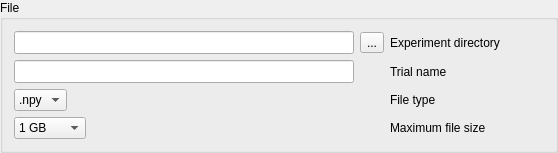
<?xml version="1.0" encoding="UTF-8"?>
<ui version="4.0">
 <class>groupFile</class>
 <widget class="QGroupBox" name="groupFile">
  <property name="geometry">
   <rect>
    <x>0</x>
    <y>0</y>
    <width>558</width>
    <height>140</height>
   </rect>
  </property>
  <property name="sizePolicy">
   <sizepolicy hsizetype="Maximum" vsizetype="Preferred">
    <horstretch>1</horstretch>
    <verstretch>0</verstretch>
   </sizepolicy>
  </property>
  <property name="title">
   <string>File</string>
  </property>
  <property name="flat">
   <bool>false</bool>
  </property>
  <layout class="QGridLayout" name="gridFile" columnstretch="0">
   <item row="0" column="0">
    <layout class="QFormLayout" name="formExp">
     <property name="sizeConstraint">
      <enum>QLayout::SetMinimumSize</enum>
     </property>
     <property name="fieldGrowthPolicy">
      <enum>QFormLayout::AllNonFixedFieldsGrow</enum>
     </property>
     <item row="0" column="0">
      <layout class="QGridLayout" name="gridExp" rowstretch="1" columnstretch="0,0" columnminimumwidth="0,0">
       <property name="sizeConstraint">
        <enum>QLayout::SetMinimumSize</enum>
       </property>
       <item row="0" column="0">
        <widget class="QLineEdit" name="lineExp">
         <property name="sizePolicy">
          <sizepolicy hsizetype="Expanding" vsizetype="Fixed">
           <horstretch>1</horstretch>
           <verstretch>0</verstretch>
          </sizepolicy>
         </property>
         <property name="minimumSize">
          <size>
           <width>340</width>
           <height>0</height>
          </size>
         </property>
         <property name="baseSize">
          <size>
           <width>126</width>
           <height>0</height>
          </size>
         </property>
         <property name="font">
          <font>
           <family>Courier</family>
          </font>
         </property>
         <property name="cursor">
          <cursorShape>IBeamCursor</cursorShape>
         </property>
         <property name="toolTip">
          <string>The directory where the recordings will be saved</string>
         </property>
         <property name="clearButtonEnabled">
          <bool>false</bool>
         </property>
        </widget>
       </item>
       <item row="0" column="1">
        <widget class="QToolButton" name="buttonBrowse">
         <property name="toolTip">
          <string>The directory where the recordings will be saved</string>
         </property>
         <property name="text">
          <string>...</string>
         </property>
        </widget>
       </item>
      </layout>
     </item>
     <item row="0" column="1">
      <widget class="QLabel" name="labelExp">
       <property name="sizePolicy">
        <sizepolicy hsizetype="Minimum" vsizetype="Preferred">
         <horstretch>0</horstretch>
         <verstretch>0</verstretch>
        </sizepolicy>
       </property>
       <property name="toolTip">
        <string>The directory where the recordings will be saved</string>
       </property>
       <property name="text">
        <string>Experiment directory</string>
       </property>
      </widget>
     </item>
     <item row="1" column="0">
      <widget class="QLineEdit" name="lineFileName">
       <property name="sizePolicy">
        <sizepolicy hsizetype="Expanding" vsizetype="Fixed">
         <horstretch>1</horstretch>
         <verstretch>0</verstretch>
        </sizepolicy>
       </property>
       <property name="minimumSize">
        <size>
         <width>340</width>
         <height>0</height>
        </size>
       </property>
       <property name="baseSize">
        <size>
         <width>0</width>
         <height>0</height>
        </size>
       </property>
       <property name="font">
        <font>
         <family>Courier</family>
        </font>
       </property>
       <property name="toolTip">
        <string>The name of this particular recording within the experiment</string>
       </property>
      </widget>
     </item>
     <item row="1" column="1">
      <widget class="QLabel" name="labelFileName">
       <property name="sizePolicy">
        <sizepolicy hsizetype="Minimum" vsizetype="Preferred">
         <horstretch>0</horstretch>
         <verstretch>0</verstretch>
        </sizepolicy>
       </property>
       <property name="toolTip">
        <string>The name of this particular recording within the experiment</string>
       </property>
       <property name="text">
        <string>Trial name</string>
       </property>
      </widget>
     </item>
     <item row="2" column="0">
      <widget class="QComboBox" name="comboFileType">
       <property name="toolTip">
        <string>The file type of saved recordings</string>
       </property>
       <item>
        <property name="text">
         <string>.npy</string>
        </property>
       </item>
       <item>
        <property name="text">
         <string>.mat</string>
        </property>
       </item>
      </widget>
     </item>
     <item row="2" column="1">
      <widget class="QLabel" name="labelFileType">
       <property name="toolTip">
        <string>The file type of saved recordings</string>
       </property>
       <property name="text">
        <string>File type</string>
       </property>
      </widget>
     </item>
     <item row="3" column="1">
      <widget class="QLabel" name="labelMaxFileSize">
       <property name="toolTip">
        <string>The size of the files that recordings will be broken into</string>
       </property>
       <property name="text">
        <string>Maximum file size</string>
       </property>
      </widget>
     </item>
     <item row="3" column="0">
      <widget class="QComboBox" name="comboFileSize">
       <property name="currentIndex">
        <number>2</number>
       </property>
       <item>
        <property name="text">
         <string>250 MB</string>
        </property>
       </item>
       <item>
        <property name="text">
         <string>500 MB</string>
        </property>
       </item>
       <item>
        <property name="text">
         <string>1 GB</string>
        </property>
       </item>
       <item>
        <property name="text">
         <string>2 GB</string>
        </property>
       </item>
       <item>
        <property name="text">
         <string>4 GB</string>
        </property>
       </item>
      </widget>
     </item>
    </layout>
   </item>
  </layout>
 </widget>
 <resources/>
 <connections/>
</ui>
